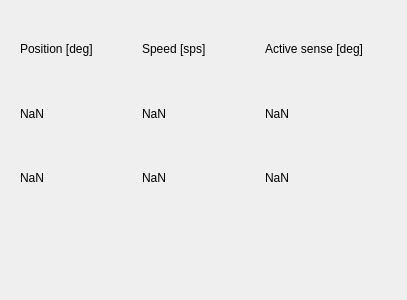
<?xml version="1.0" encoding="UTF-8"?>
<ui version="4.0">
 <class>real_time_data</class>
 <widget class="QWidget" name="real_time_data">
  <property name="geometry">
   <rect>
    <x>0</x>
    <y>0</y>
    <width>407</width>
    <height>300</height>
   </rect>
  </property>
  <property name="windowTitle">
   <string>Real Time Data</string>
  </property>
  <widget class="QWidget" name="gridLayoutWidget">
   <property name="geometry">
    <rect>
     <x>20</x>
     <y>20</y>
     <width>361</width>
     <height>251</height>
    </rect>
   </property>
   <layout class="QGridLayout" name="gridLayout">
    <item row="2" column="0">
     <layout class="QGridLayout" name="gridLayout_3">
      <item row="0" column="0">
       <widget class="QLabel" name="position_label_e">
        <property name="text">
         <string>NaN</string>
        </property>
       </widget>
      </item>
     </layout>
    </item>
    <item row="1" column="1">
     <layout class="QGridLayout" name="gridLayout_2">
      <item row="0" column="0">
       <widget class="QLabel" name="speed_label_a">
        <property name="text">
         <string>NaN</string>
        </property>
       </widget>
      </item>
     </layout>
    </item>
    <item row="1" column="2">
     <widget class="QLabel" name="active_sense_label_a">
      <property name="text">
       <string>NaN</string>
      </property>
     </widget>
    </item>
    <item row="0" column="2">
     <widget class="QLabel" name="label_3">
      <property name="text">
       <string>Active sense [deg]</string>
      </property>
     </widget>
    </item>
    <item row="0" column="1">
     <widget class="QLabel" name="label_2">
      <property name="text">
       <string>Speed [sps]</string>
      </property>
     </widget>
    </item>
    <item row="0" column="0">
     <widget class="QLabel" name="label">
      <property name="text">
       <string>Position [deg]</string>
      </property>
     </widget>
    </item>
    <item row="2" column="1">
     <widget class="QLabel" name="speed_label_e">
      <property name="text">
       <string>NaN</string>
      </property>
     </widget>
    </item>
    <item row="2" column="2">
     <widget class="QLabel" name="active_sense_label_e">
      <property name="text">
       <string>NaN</string>
      </property>
     </widget>
    </item>
    <item row="3" column="0" colspan="3">
     <layout class="QVBoxLayout" name="verticalLayout">
      <item>
       <widget class="QLabel" name="mode_label">
        <property name="text">
         <string/>
        </property>
       </widget>
      </item>
     </layout>
    </item>
    <item row="1" column="0">
     <widget class="QLabel" name="position_label_a">
      <property name="text">
       <string>NaN</string>
      </property>
     </widget>
    </item>
   </layout>
  </widget>
 </widget>
 <resources/>
 <connections/>
</ui>
